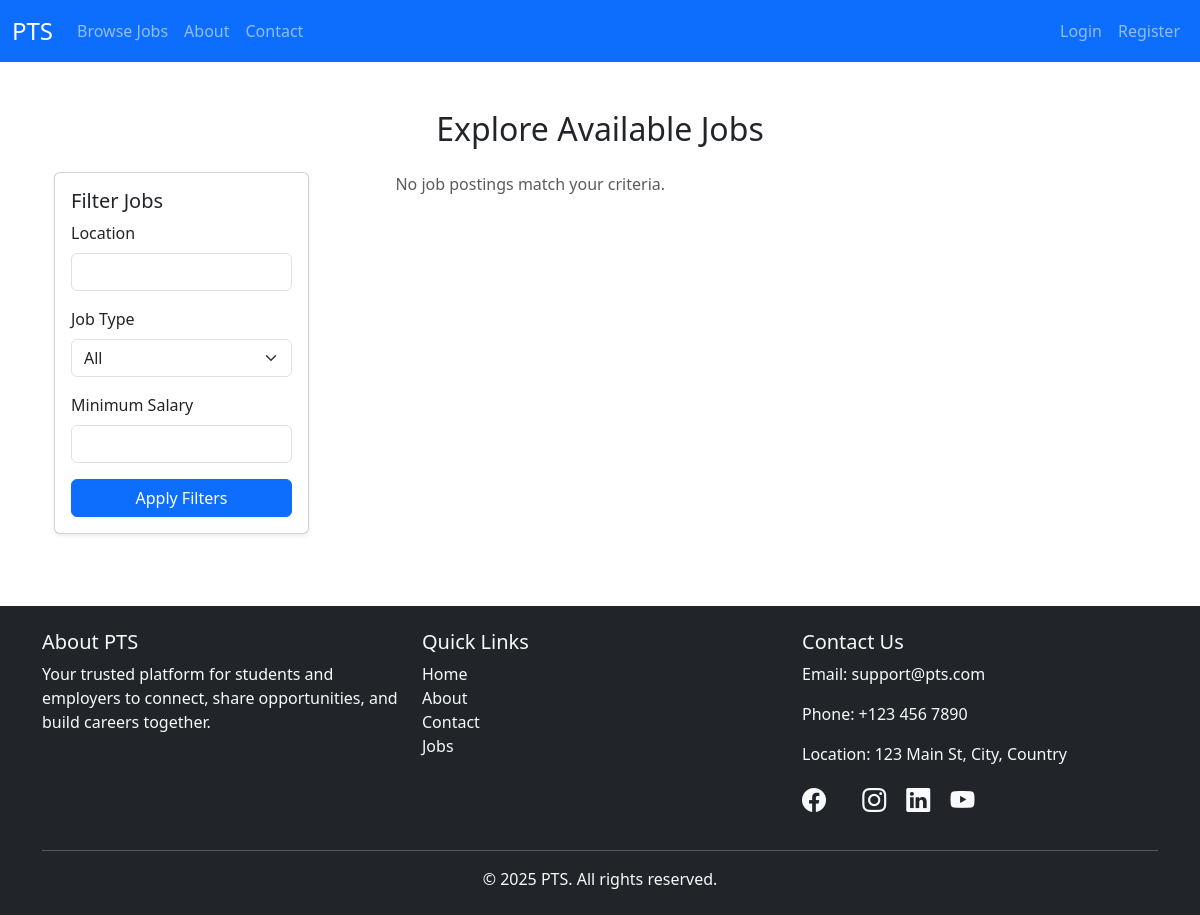
The app's page /jobs/, older data.
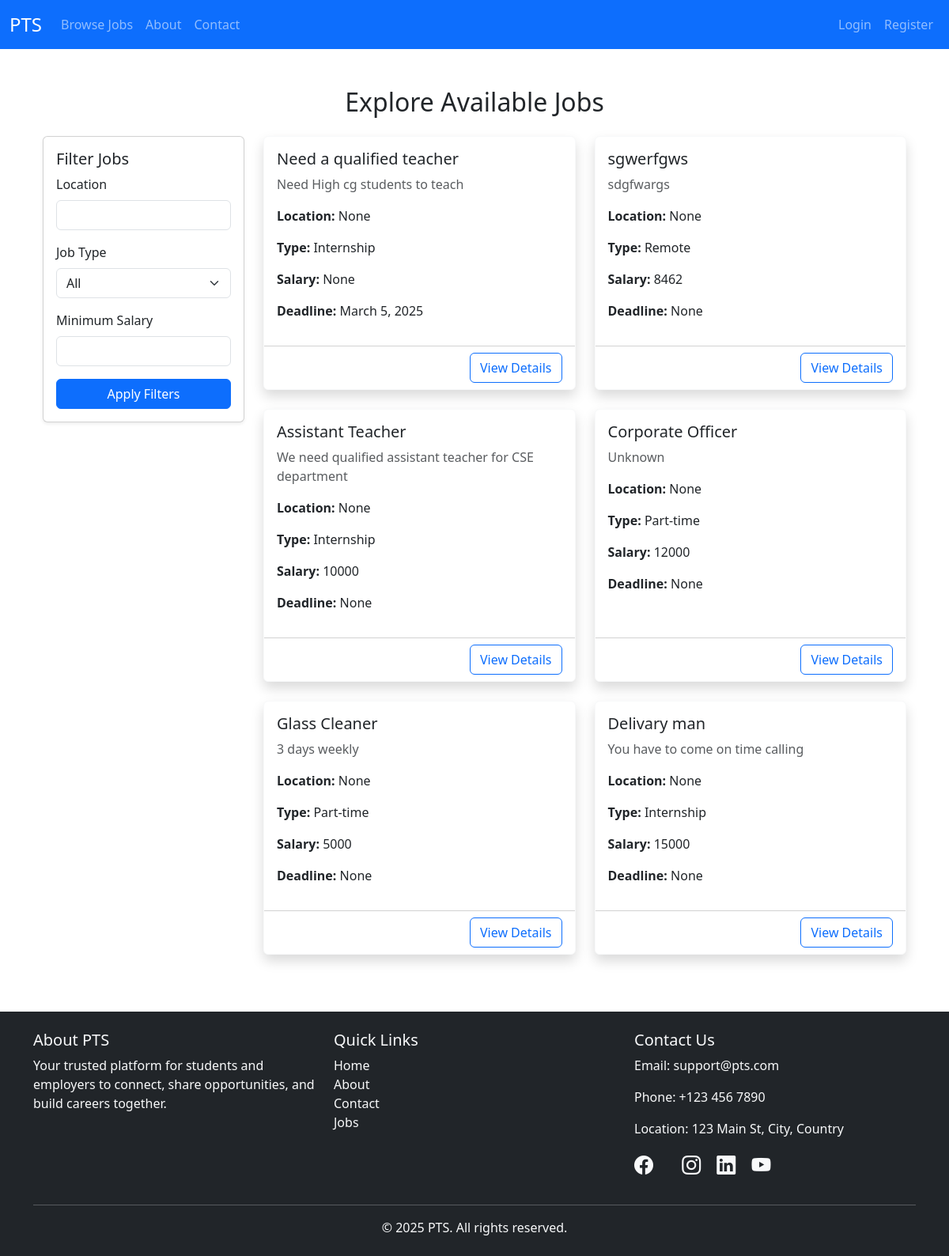
The same page, newer data.
### jobapp/models.py (models this page shows, shortened)
class Job(models.Model):
    employer = models.ForeignKey(EmployerProfile, on_delete=models.CASCADE)
    title = models.CharField(max_length=255)
    description = models.TextField()
    location = models.CharField(max_length=255, null=True, blank=True)
    job_type = models.CharField(max_length=50, choices=[
        ('part-time', 'Part-Time'),
        ('remote', 'Remote'),
        ('internship', 'Internship'),
    ])
    salary = models.IntegerField(null=True, blank=True)
    posted_at = models.DateTimeField(auto_now_add=True)
    deadline = models.DateField(null=True, blank=True)

### jobapp/views.py (the view)
# urls.py: path('jobs/', views.job_list, name='job_list'),
def job_list(request):
    jobs = Job.objects.all()
    location = request.GET.get('location')
    job_type = request.GET.get('job_type')
    min_salary = request.GET.get('min_salary')
    if location:
        jobs = jobs.filter(location__icontains=location)
    if job_type:
        jobs = jobs.filter(job_type=job_type)
    if min_salary:
        jobs = jobs.filter(salary__gte=min_salary)
    return render(request, 'myapp/jobs.html', {'jobs': jobs})

### templates/myapp/jobs.html (shortened to what this page needs)
{% extends "base.html" %}
{% block content %}
<div class="container py-4">
  <h2 class="mb-4 text-center">Explore Available Jobs</h2>
  <div class="row">
    <div class="col-md-3">
      <form method="get" class="card p-3 shadow-sm">
        <h5>Filter Jobs</h5>
        <div class="mb-3">
          <label for="location" class="form-label">Location</label>
          <input type="text" class="form-control" name="location" id="location" value="{{ request.GET.location }}">
        </div>
        <div class="mb-3">
          <label for="job_type" class="form-label">Job Type</label>
          <select name="job_type" id="job_type" class="form-select">
            <option value="">All</option>
          </select>
        </div>
        <div class="mb-3">
          <label for="min_salary" class="form-label">Minimum Salary</label>
          <input type="number" class="form-control" name="min_salary" id="min_salary" value="{{ request.GET.min_salary }}">
        </div>
        <button type="submit" class="btn btn-primary w-100">Apply Filters</button>
      </form>
    </div>
    <div class="col-md-9">
      <div class="row row-cols-1 row-cols-md-2 g-4">
        {% for job in jobs %}
          <div class="col">
            <div class="card h-100 shadow border-light">
              <div class="card-body">
                <h5 class="card-title">{{ job.title }}</h5>
                <p class="card-text text-muted">{{ job.description|truncatewords:25 }}</p>
                <p><strong>Location:</strong> {{ job.location }}</p>
                <p><strong>Type:</strong> {{ job.job_type|capfirst }}</p>
                <p><strong>Salary:</strong> {{ job.salary }}</p>
                <p><strong>Deadline:</strong> {{ job.deadline }}</p>
              </div>
              <div class="card-footer text-end bg-white">
                <a href="{% url 'job_details' job.id %}" class="btn btn-outline-primary">View Details</a>
              </div>
            </div>
          </div>
        {% empty %}
          <p class="text-center text-muted">No job postings match your criteria.</p>
        {% endfor %}
      </div>
    </div>
  </div>
</div>
{% endblock %}

### templates/base.html (shortened to what this page needs)
{% load static %}
<!DOCTYPE html> <html lang="en">
   <head>
<link href="https://cdn.jsdelivr.net/npm/bootstrap-icons@1.10.5/font/bootstrap-icons.css" rel="stylesheet">
<link href="https://cdn.jsdelivr.net/npm/bootstrap@5.3.3/dist/css/bootstrap.min.css" rel="stylesheet">
</head> <body>
{% include 'nav.html' %}
<div class="container mt-4">
    {% block content %}
    {% endblock %}
</div>
{% include 'footer.html' %}
</body> </html>

### templates/nav.html (shortened to what this page needs)
<nav class="navbar navbar-expand-lg bg-primary navbar-dark">
  <div class="container-fluid">
    <a class="navbar-brand" href="{% url 'home' %}">PTS</a>
    <div class="collapse navbar-collapse" id="navbarMain">
      <ul class="navbar-nav me-auto mb-2 mb-lg-0">
        <li class="nav-item">
          <a class="nav-link" href="{% url 'job_list' %}">Browse Jobs</a>
        </li>
        <li class="nav-item">
          <a class="nav-link" href="{% url 'about' %}">About</a>
        </li>
        <li class="nav-item">
          <a class="nav-link" href="{% url 'contact' %}">Contact</a>
        </li>
      </ul>
      <ul class="navbar-nav ms-auto mb-2 mb-lg-0">
        {% if user.is_authenticated %}
        <li class="nav-item">
          {% if user.role == 'student' %}
            <a class="nav-link" href="{% url 'student_profile' %}">{{ user.username }}</a>
          {% elif user.role == 'employer' %}
            <a class="nav-link" href="{% url 'employer_dashboard' %}">{{ user.username }}</a>
          {% endif %}
        </li>
        {% else %}
          <li class="nav-item">
            <a class="nav-link" href="{% url 'login' %}">Login</a>
          </li>
          <li class="nav-item">
            <a class="nav-link" href="{% url 'register' %}">Register</a>
          </li>
        {% endif %}
      </ul>
    </div>
  </div>
</nav>

### templates/footer.html (shortened to what this page needs)
<footer class="bg-dark text-light py-4 mt-5">
  <div class="container">
    <div class="row">
      <div class="col-md-4 mb-3">
        <h5>About PTS</h5>
        <p>Your trusted platform for students and employers to connect, share opportunities, and build careers together.</p>
      </div>
      <div class="col-md-4 mb-3">
        <h5>Quick Links</h5>
        <ul class="list-unstyled">
          <li><a href="{% url 'home' %}" class="text-decoration-none text-light">Home</a></li>
          <li><a href="{% url 'about' %}" class="text-decoration-none text-light">About</a></li>
          <li><a href="{% url 'contact' %}" class="text-decoration-none text-light">Contact</a></li>
          <li><a href="{% url 'job_list' %}" class="text-decoration-none text-light">Jobs</a></li>
        </ul>
      </div>
      <div class="col-md-4 mb-3">
        <h5>Contact Us</h5>
        <p>Email: support@pts.com</p>
        <p>Phone: +123 456 7890</p>
        <p>Location: 123 Main St, City, Country</p>
        <div class="mt-3">
          <a href="https://facebook.com" class="text-light me-3 social-icon" data-bs-toggle="tooltip" title="Facebook" target="_blank"><i class="bi bi-facebook fs-4"></i></a>
          <a href="https://instagram.com" class="text-light me-3 social-icon" data-bs-toggle="tooltip" title="Instagram" target="_blank"><i class="bi bi-instagram fs-4"></i></a>
          <a href="https://linkedin.com" class="text-light me-3 social-icon" data-bs-toggle="tooltip" title="LinkedIn" target="_blank"><i class="bi bi-linkedin fs-4"></i></a>
          <a href="https://youtube.com" class="text-light social-icon" data-bs-toggle="tooltip" title="YouTube" target="_blank"><i class="bi bi-youtube fs-4"></i></a>
        </div>
      </div>
    </div>
    <hr class="bg-light" />
    <div class="text-center">
      <p class="mb-0">&copy; 2025 PTS. All rights reserved.</p>
    </div>
  </div>
</footer>

### templates/base.html (style rules this page uses)
.navbar-brand { font-size: 1.5rem; color: white !important; }

Row changes from the older to the newer data that the page shows:
added Job: title "Need a qualified teacher", description "Need High cg students to teach", location "None", job_type "Internship", salary "None", deadline "March 5, 2025"
added Job: title "sgwerfgws", description "sdgfwargs", location "None", job_type "Remote", salary "8462", deadline "None"
added Job: title "Assistant Teacher", description "We need qualified assistant teacher for CSE department", location "None", job_type "Internship", salary "10000", deadline "None"
added Job: title "Corporate Officer", description "Unknown", location "None", job_type "Part-time", salary "12000", deadline "None"
added Job: title "Glass Cleaner", description "3 days weekly", location "None", job_type "Part-time", salary "5000", deadline "None"
added Job: title "Delivary man", description "You have to come on time calling", location "None", job_type "Internship", salary "15000", deadline "None"
Text that changed along with them:
text no longer shown: "No job postings match your criteria."
